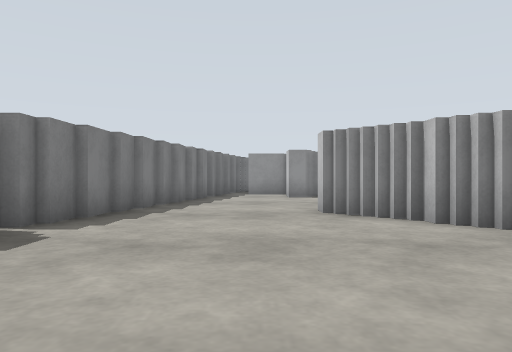
View 1 (above)

24 first-person views from a walk through a Gazebo world. The camera is 0.72 m above the floor, looks level and sees 70° across. The floor is counted in squares, 1 m on a side. Each view is taken from the middle of a square. On the plan, view 1 faces up. The plan holds only what a view shows up to about 11 squares ahead; the rest is blank. The place goes on beyond the plan.

View 2
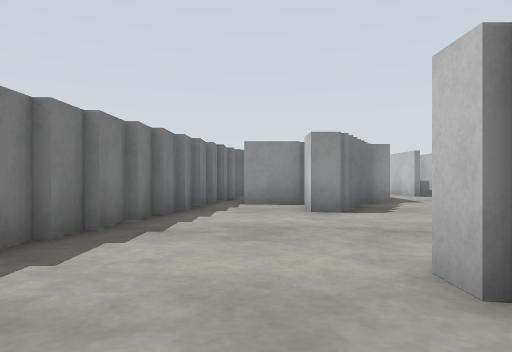

View 3
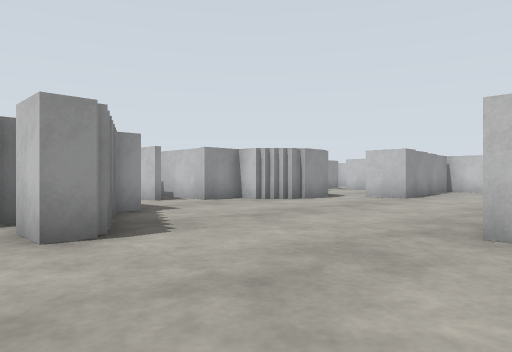

View 4
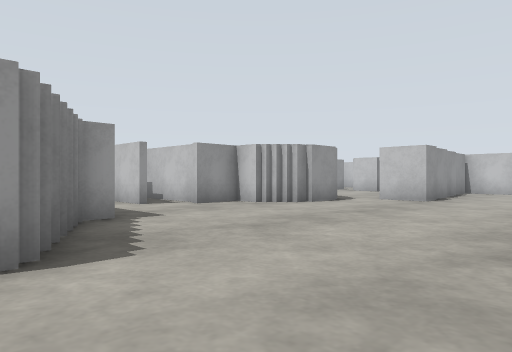

View 5
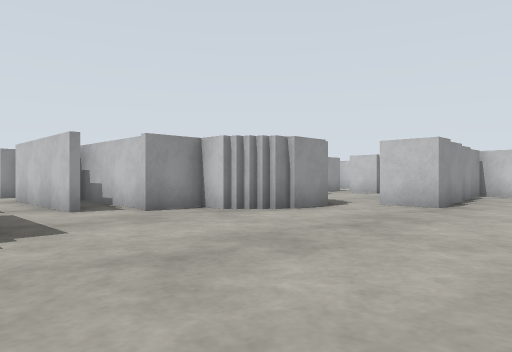

View 6
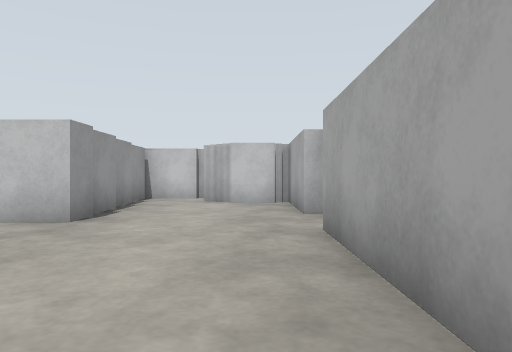

View 7
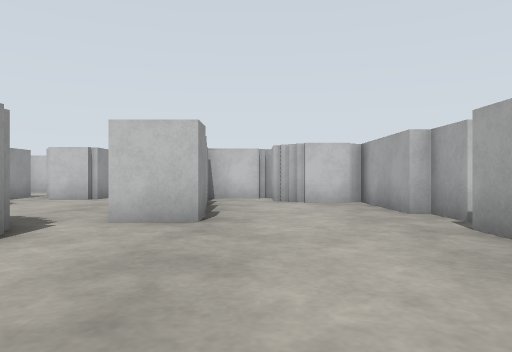

View 8
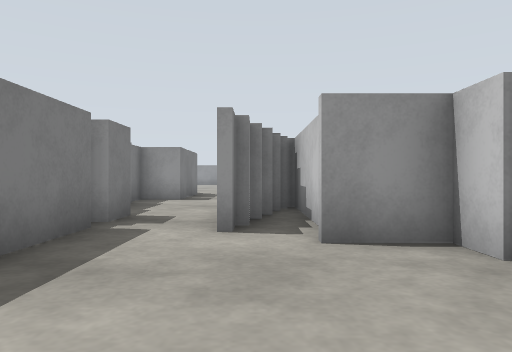

View 9
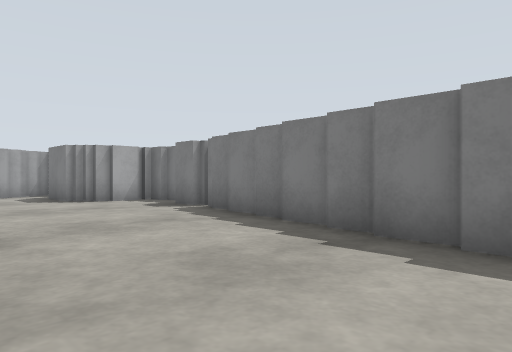

View 10
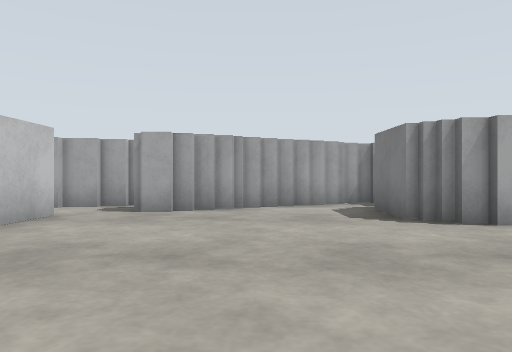

View 11
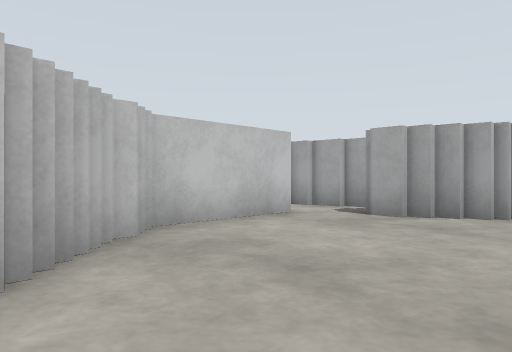

View 12
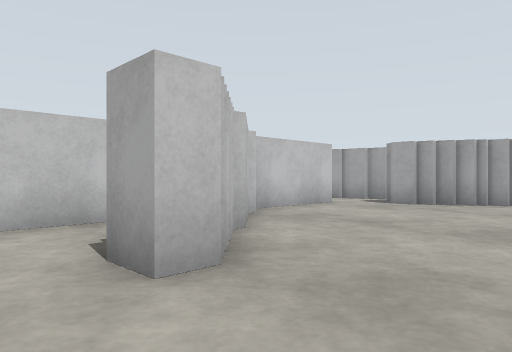

View 13
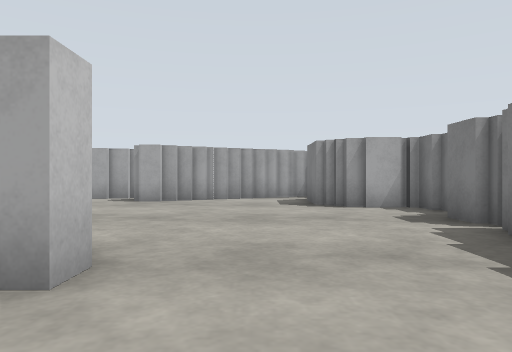

View 14
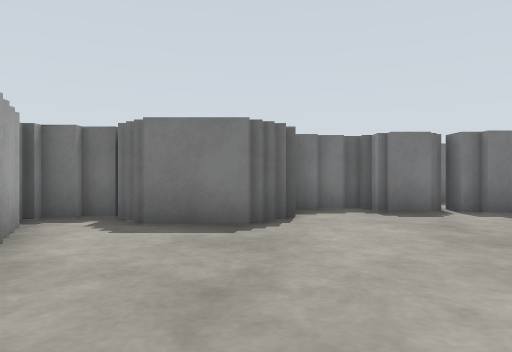

View 15
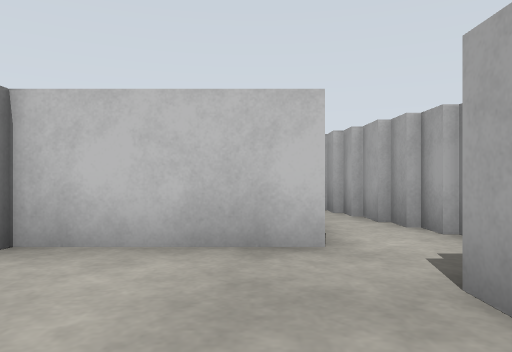

View 16
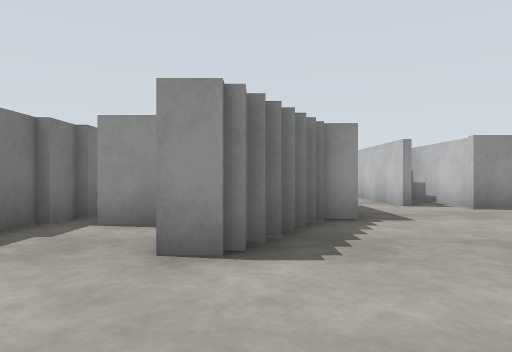

View 17
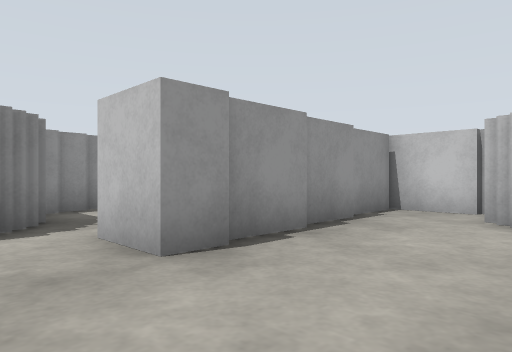

View 18
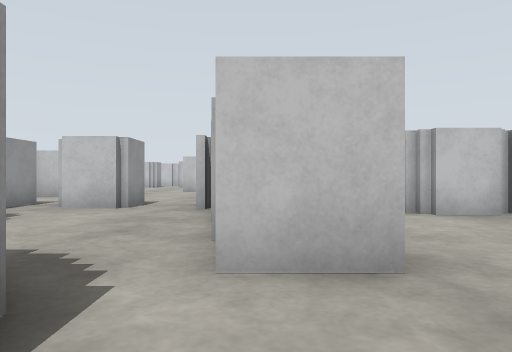

View 19
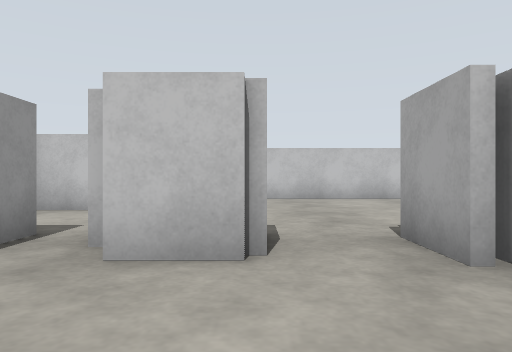

View 20
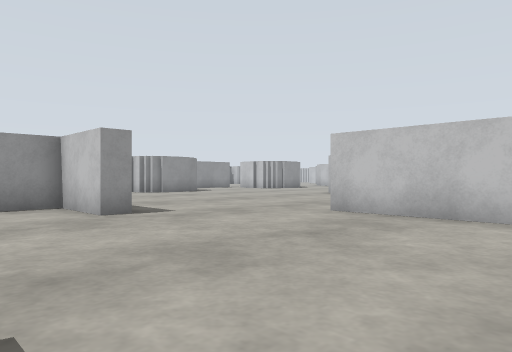

View 21
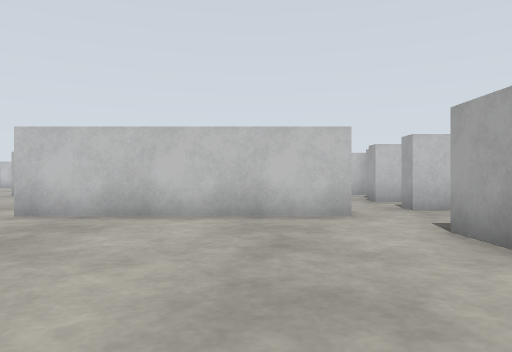

View 22
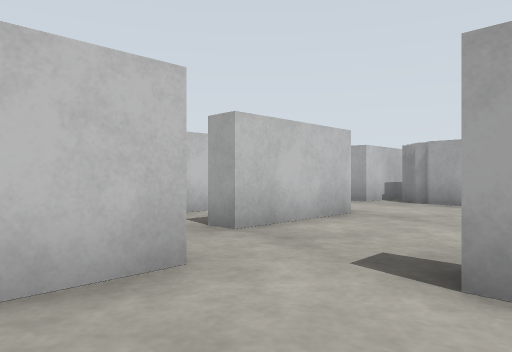

View 23
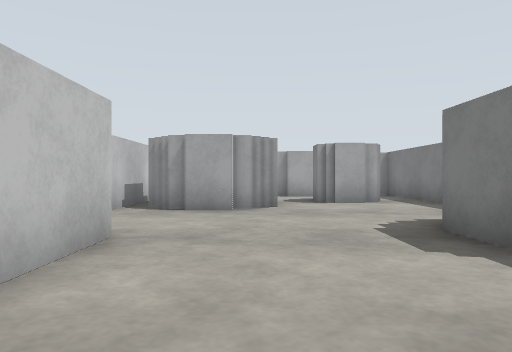

View 24
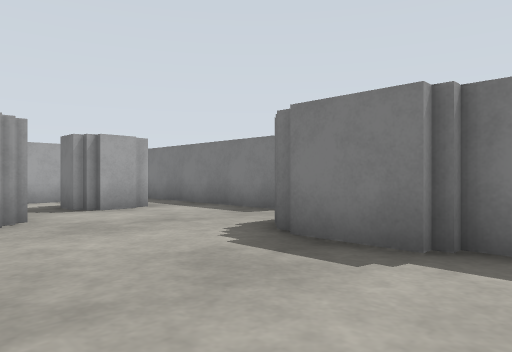

### Floor plan
Key: @ floor where view 1 was taken; # wall or solid block; x gap in a wall; . floor; B white box; P white post; O other object.
Columns run from 5 left of view 1 to 30 right of it. Each row starts with its distance up from view 1.
 24          ..
 23         ...                  ..
 22        O...               ## ...
 21         ...BB            ..B.....
 20          P.BB           ...B......
 19        BB..BB        .............
 18          B.B#    BB...BB.........
 17         B...##BBB......B.......B
 16  BBB#   B.....BBB..............BB
 15 BBBBBBBBB......B......BB.......B
 14  B B.B.B.........####### ......BB
 13    B..BB.........BB#...B. .....
 12    B..B................B  .....B
 11   BB.................BBB  ........
 10   BB.................#BB   BB.......
  9   B.......######x#####B     ....B.BB
  8   B....B..B              BBB....B #
  7  BB....B..B                B....B
  6  BB....BB.B             BBBB.....
  5 BB......BBB              OO.......
  4 BB.......BB              #........
  3 BB........B              #....BBB##
  2  BB.......B              #....BBB#
  1  BBB......#              #.BB.   #
  0  BBB.@..B.....B          #.  .   #
 -1  B B...BB...BBBBBB       #  ..
 -2   B..BBBB   BB              BB
 -3   BB BB

Where each view was taken, in squares from view 1:
view 1: 0 up, 0 right, facing up
view 2: 5 up, 0 right, facing up
view 3: 8 up, 0 right, facing up-right
view 4: 9 up, 1 right, facing up-right
view 5: 10 up, 3 right, facing up-right
view 6: 10 up, 6 right, facing right
view 7: 12 up, 6 right, facing right
view 8: 13 up, 6 right, facing up
view 9: 12 up, 2 right, facing down-left
view 10: 7 up, 1 right, facing down
view 11: 6 up, 0 right, facing down-right
view 12: 9 up, 1 left, facing down-right
view 13: 10 up, 0 right, facing down
view 14: 1 up, 4 right, facing left
view 15: 1 up, 1 right, facing right
view 16: 9 up, 2 right, facing up
view 17: 10 up, 10 right, facing up-right
view 18: 14 up, 9 right, facing right
view 19: 17 up, 14 right, facing right
view 20: 13 up, 19 right, facing up-right
view 21: 13 up, 19 right, facing right
view 22: 13 up, 23 right, facing down-right
view 23: 11 up, 25 right, facing down
view 24: 9 up, 26 right, facing down-left
